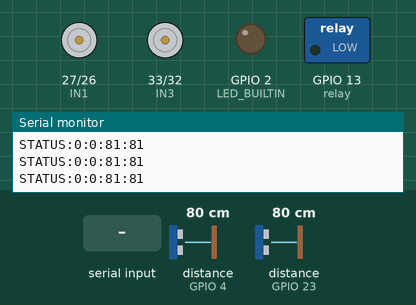
Simulated run of this program. Board: ESP32. On the bench: motor-driver pin pairs drawn as motors (green arrow = first pin HIGH = forward, orange = second pin HIGH = backward, longer = more drive, scaled by the enable pin), switched loads named in the program (green lamp = pin HIGH), output pins drawn as LEDs (lit = HIGH), the last lines printed to the serial monitor. The inputs (shaded band) are chosen by the test bench; at power-on: distance to the obstacle (sensors on GPIO 4, GPIO 23) 80 cm. The echo pulse lasts 58.3 µs per cm.

Above: at 1.6 s.
1.7 s: "MOVE::45\n" received over Serial
At 2.7 s:
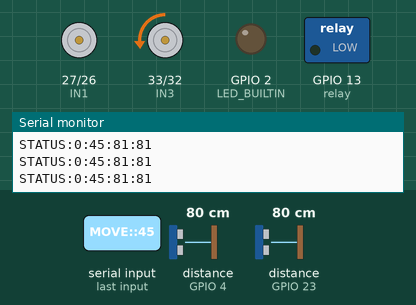
3.2 s: "STOP\n" received over Serial
At 4.1 s:
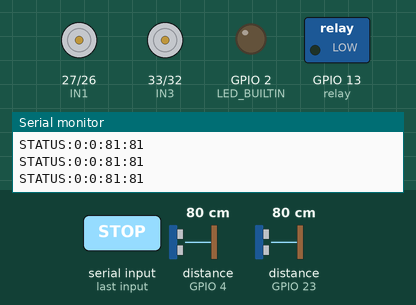
4.7 s: "LIGHT:\n" received over Serial
Timing chart, 0 to 7.7 s (numbered marks = the images above; inputs shaded):
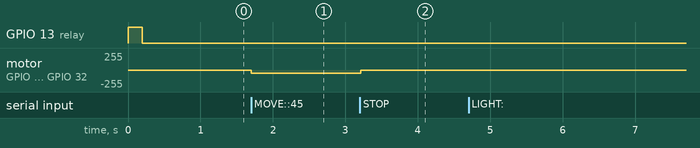

The program:

main.cpp
```cpp
#include <Arduino.h>
#include <NewPing.h>

// === CẤU HÌNH PHẦN CỨNG ===
#define LED_BUILTIN 2

// Chân điều khiển động cơ (L298N)
#define ENA 14
#define IN1 27
#define IN2 26
#define ENB 15
#define IN3 33
#define IN4 32
#define relay 13

// Cảm biến siêu âm (HC-SR04)
#define TRIG_PIN_FRONT 22
#define ECHO_PIN_FRONT 23
#define TRIG_PIN_BACK 19
#define ECHO_PIN_BACK 4
#define MAX_DISTANCE 400

// Khởi tạo cảm biến
NewPing sonarFront(TRIG_PIN_FRONT, ECHO_PIN_FRONT, MAX_DISTANCE);
NewPing sonarBack(TRIG_PIN_BACK, ECHO_PIN_BACK, MAX_DISTANCE);

// Biến toàn cục
int leftSpeed = 0;
int rightSpeed = 0;
String inputString = "";
bool stringComplete = false;

// --- CÁC HÀM ĐIỀU KHIỂN ---

void stopMotors() {
    analogWrite(ENA, 0); analogWrite(ENB, 0);
    digitalWrite(IN1, LOW); digitalWrite(IN2, LOW);
    digitalWrite(IN3, LOW); digitalWrite(IN4, LOW);
    leftSpeed = 0; rightSpeed = 0;
}

void lightTest() {
    digitalWrite(relay, HIGH); delay(200);
    digitalWrite(relay, LOW); delay(200);
}

// Hàm di chuyển (KHÔNG CÒN CHECK VẬT CẢN)
void moveMotors(int targetLeftSpeed, int targetRightSpeed) {
    leftSpeed = targetLeftSpeed;
    rightSpeed = targetRightSpeed;

    // Motor Trái
    if (targetLeftSpeed >= 0) {
        digitalWrite(IN1, LOW); digitalWrite(IN2, HIGH);
    } else {
        digitalWrite(IN1, HIGH); digitalWrite(IN2, LOW);
        targetLeftSpeed = -targetLeftSpeed;
    }

    // Motor Phải
    if (targetRightSpeed >= 0) {
        digitalWrite(IN3, LOW); digitalWrite(IN4, HIGH);
    } else {
        digitalWrite(IN3, HIGH); digitalWrite(IN4, LOW);
        targetRightSpeed = -targetRightSpeed;
    }

    // Giới hạn PWM
    targetLeftSpeed = constrain(targetLeftSpeed, 0, 255);
    targetRightSpeed = constrain(targetRightSpeed, 0, 255);
    analogWrite(ENA, targetLeftSpeed);
    analogWrite(ENB, targetRightSpeed);
}

// Gửi dữ liệu về Python (Chỉ gửi số liệu thô)
void sendStatus() {
    int distFront = sonarFront.ping_cm();
    if (distFront == 0) distFront = MAX_DISTANCE;

    int distBack = sonarBack.ping_cm();
    if (distBack == 0) distBack = MAX_DISTANCE;

    Serial.print("STATUS:");
    Serial.print(leftSpeed); Serial.print(":");
    Serial.print(rightSpeed); Serial.print(":");
    Serial.print(distFront); Serial.print(":");
    Serial.print(distBack); Serial.println(); // Bỏ cái YES/NO thừa thãi
}

void processCommand(String command) {
    command.trim();
    if (command.startsWith("MOVE:")) {
        int firstColon = command.indexOf(':');
        int secondColon = command.indexOf(':', firstColon + 1);
        if (firstColon > 0 && secondColon > 0) {
            int tLeft = command.substring(firstColon + 1, secondColon).toInt();
            int tRight = command.substring(secondColon + 1).toInt();
            moveMotors(tLeft, tRight);
            Serial.println("OK:MOVE");
        }
    }
    // Lệnh SET_STOP_DIST không cần thiết nữa vì Arduino không tự dừng
    else if (command.startsWith("LIGHT:")) {
        if (command.indexOf("ON") > 0) digitalWrite(relay, HIGH);
        else digitalWrite(relay, LOW);
        Serial.println("OK:LIGHT");
    }
    else if (command == "STOP") {
        stopMotors();
        Serial.println("OK:STOP");
    }
    else if (command == "STATUS") {
        sendStatus();
    }
}

void setup() {
    Serial.begin(9600);
    inputString.reserve(50);

    pinMode(ENA, OUTPUT); pinMode(IN1, OUTPUT); pinMode(IN2, OUTPUT);
    pinMode(ENB, OUTPUT); pinMode(IN3, OUTPUT); pinMode(IN4, OUTPUT);
    pinMode(relay, OUTPUT); pinMode(LED_BUILTIN, OUTPUT);

    stopMotors();
    lightTest();
    Serial.println("ROBOT SLAVE READY (NO FAILSAFE ON BOARD)");
}

void loop() {
    // Đọc Serial
    while (Serial.available()) {
        char inChar = (char)Serial.read();
        if (inChar == '\n' || inChar == '\r') {
            if (inputString.length() > 0) stringComplete = true;
        } else {
            inputString += inChar;
        }
    }

    if (stringComplete) {
        digitalWrite(LED_BUILTIN, HIGH);
        processCommand(inputString);
        inputString = "";
        stringComplete = false;
        digitalWrite(LED_BUILTIN, LOW);
    }

    // Gửi status định kỳ mỗi 100ms để Python có dữ liệu mới nhất
    static unsigned long lastStatusTime = 0;
    if (millis() - lastStatusTime > 100) {
        sendStatus();
        lastStatusTime = millis();
    }
}
```

Measured:
- after the input at 1.7 s, motor on GPIO 33 (IN3) / GPIO 32 (IN4): stopped → backward 45/255 at once
- after the input at 3.2 s, motor on GPIO 33 (IN3) / GPIO 32 (IN4): backward 45/255 → stopped at once
